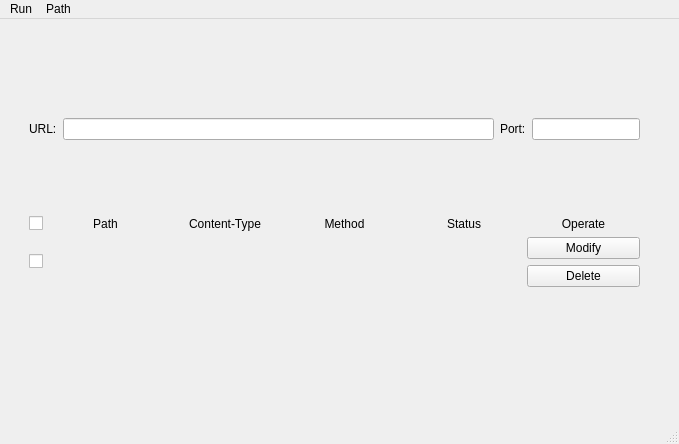
<?xml version="1.0" encoding="UTF-8"?>
<ui version="4.0">
 <class>MainWindow</class>
 <widget class="QMainWindow" name="MainWindow">
  <property name="geometry">
   <rect>
    <x>0</x>
    <y>0</y>
    <width>679</width>
    <height>444</height>
   </rect>
  </property>
  <property name="windowTitle">
   <string>MainWindow</string>
  </property>
  <property name="styleSheet">
   <string notr="true"/>
  </property>
  <widget class="QWidget" name="mian_widget">
   <property name="layoutDirection">
    <enum>Qt::LeftToRight</enum>
   </property>
   <property name="styleSheet">
    <string notr="true"/>
   </property>
   <widget class="QWidget" name="gridLayoutWidget">
    <property name="geometry">
     <rect>
      <x>29</x>
      <y>29</y>
      <width>611</width>
      <height>311</height>
     </rect>
    </property>
    <layout class="QGridLayout" name="main_layout">
     <property name="sizeConstraint">
      <enum>QLayout::SetDefaultConstraint</enum>
     </property>
     <property name="bottomMargin">
      <number>0</number>
     </property>
     <item row="0" column="0">
      <widget class="QLabel" name="label_url">
       <property name="sizePolicy">
        <sizepolicy hsizetype="Minimum" vsizetype="Preferred">
         <horstretch>0</horstretch>
         <verstretch>0</verstretch>
        </sizepolicy>
       </property>
       <property name="styleSheet">
        <string notr="true"/>
       </property>
       <property name="text">
        <string>URL:</string>
       </property>
      </widget>
     </item>
     <item row="0" column="2">
      <widget class="QLabel" name="label_port">
       <property name="text">
        <string>Port:</string>
       </property>
      </widget>
     </item>
     <item row="0" column="3">
      <widget class="QLineEdit" name="url_port">
       <property name="sizePolicy">
        <sizepolicy hsizetype="Minimum" vsizetype="Fixed">
         <horstretch>0</horstretch>
         <verstretch>0</verstretch>
        </sizepolicy>
       </property>
      </widget>
     </item>
     <item row="1" column="0" colspan="4">
      <layout class="QGridLayout" name="child_layout">
       <item row="0" column="3">
        <widget class="QLabel" name="label_method">
         <property name="text">
          <string>Method</string>
         </property>
         <property name="alignment">
          <set>Qt::AlignCenter</set>
         </property>
        </widget>
       </item>
       <item row="0" column="2">
        <widget class="QLabel" name="label_content_type">
         <property name="text">
          <string>Content-Type</string>
         </property>
         <property name="alignment">
          <set>Qt::AlignCenter</set>
         </property>
        </widget>
       </item>
       <item row="0" column="4">
        <widget class="QLabel" name="label_status">
         <property name="text">
          <string>Status</string>
         </property>
         <property name="alignment">
          <set>Qt::AlignCenter</set>
         </property>
        </widget>
       </item>
       <item row="0" column="1">
        <widget class="QLabel" name="label_path">
         <property name="text">
          <string>Path</string>
         </property>
         <property name="alignment">
          <set>Qt::AlignCenter</set>
         </property>
        </widget>
       </item>
       <item row="0" column="5">
        <widget class="QLabel" name="label_opearte">
         <property name="text">
          <string>Operate</string>
         </property>
         <property name="alignment">
          <set>Qt::AlignCenter</set>
         </property>
        </widget>
       </item>
       <item row="1" column="0" colspan="6">
        <layout class="QGridLayout" name="dis_row_layout">
         <property name="sizeConstraint">
          <enum>QLayout::SetDefaultConstraint</enum>
         </property>
         <item row="0" column="3">
          <widget class="QLabel" name="dis_method">
           <property name="text">
            <string/>
           </property>
          </widget>
         </item>
         <item row="0" column="4">
          <widget class="QLabel" name="dis_status">
           <property name="text">
            <string/>
           </property>
          </widget>
         </item>
         <item row="0" column="0">
          <widget class="QCheckBox" name="dis_ck_box">
           <property name="sizePolicy">
            <sizepolicy hsizetype="Fixed" vsizetype="Fixed">
             <horstretch>0</horstretch>
             <verstretch>0</verstretch>
            </sizepolicy>
           </property>
           <property name="text">
            <string/>
           </property>
          </widget>
         </item>
         <item row="0" column="2">
          <widget class="QLabel" name="dis_type">
           <property name="text">
            <string/>
           </property>
          </widget>
         </item>
         <item row="0" column="1">
          <widget class="QLabel" name="dis_path">
           <property name="text">
            <string/>
           </property>
          </widget>
         </item>
         <item row="0" column="5">
          <layout class="QVBoxLayout" name="dis_operate">
           <item>
            <widget class="QPushButton" name="dis_btn_modify">
             <property name="text">
              <string>Modify</string>
             </property>
            </widget>
           </item>
           <item>
            <widget class="QPushButton" name="dis_btn_delete">
             <property name="text">
              <string>Delete</string>
             </property>
            </widget>
           </item>
          </layout>
         </item>
        </layout>
       </item>
       <item row="0" column="0">
        <widget class="QCheckBox" name="label_checkout_all">
         <property name="sizePolicy">
          <sizepolicy hsizetype="Fixed" vsizetype="Fixed">
           <horstretch>0</horstretch>
           <verstretch>0</verstretch>
          </sizepolicy>
         </property>
         <property name="layoutDirection">
          <enum>Qt::LeftToRight</enum>
         </property>
         <property name="text">
          <string/>
         </property>
        </widget>
       </item>
      </layout>
     </item>
     <item row="0" column="1">
      <widget class="QLineEdit" name="url_host"/>
     </item>
    </layout>
   </widget>
  </widget>
  <widget class="QMenuBar" name="menubar">
   <property name="geometry">
    <rect>
     <x>0</x>
     <y>0</y>
     <width>679</width>
     <height>23</height>
    </rect>
   </property>
   <widget class="QMenu" name="menu_run">
    <property name="title">
     <string>Run</string>
    </property>
    <addaction name="action_start"/>
    <addaction name="action_stop"/>
    <addaction name="action_restart"/>
   </widget>
   <widget class="QMenu" name="menu_path">
    <property name="title">
     <string>Path</string>
    </property>
    <addaction name="action_new"/>
   </widget>
   <addaction name="menu_run"/>
   <addaction name="menu_path"/>
  </widget>
  <widget class="QStatusBar" name="statusbar"/>
  <action name="action_start">
   <property name="text">
    <string>Start</string>
   </property>
  </action>
  <action name="action_stop">
   <property name="text">
    <string>Stop</string>
   </property>
  </action>
  <action name="action_restart">
   <property name="text">
    <string>Restart</string>
   </property>
  </action>
  <action name="action_add">
   <property name="text">
    <string>Add</string>
   </property>
  </action>
  <action name="action_new">
   <property name="text">
    <string>Add</string>
   </property>
  </action>
 </widget>
 <resources/>
 <connections/>
</ui>
